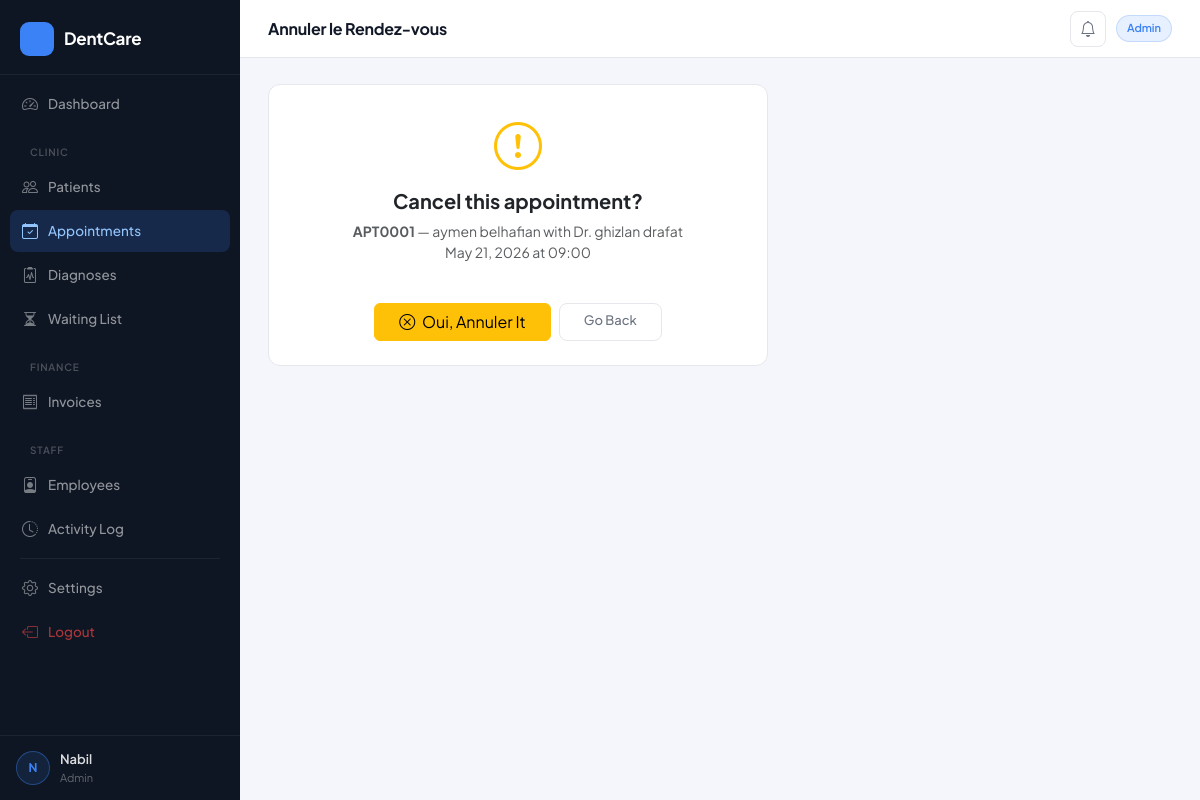
/appointments/2/cancel/ (signed in), run on the app's committed database.
### authentication/models.py (models this page shows, shortened)
class User(AbstractUser):
    class Role(models.TextChoices):
        ADMIN        = 'admin',        'Admin'
        DOCTOR       = 'doctor',       'Doctor'
        RECEPTIONIST = 'receptionist', 'Receptionist'
        PATIENT      = 'patient',      'Patient'
    role = models.CharField(
        max_length=20,
        choices=Role.choices,
        default=Role.PATIENT,
    )
    phone = models.CharField(max_length=20, blank=True)
    address = models.TextField(blank=True)
    profile_photo = models.ImageField(
        upload_to='profiles/', blank=True, null=True
    )

### clinic/models.py (models this page shows, shortened)
class Appointment(models.Model):
    class Status(models.TextChoices):
        PENDING   = 'pending',   'Pending'
        CONFIRMED = 'confirmed', 'Confirmed'
        COMPLETED = 'completed', 'Completed'
        CANCELLED = 'cancelled', 'Cancelled'
    apt_id = models.CharField(max_length=10, unique=True, editable=False)
    patient = models.ForeignKey(
        Patient, on_delete=models.CASCADE, related_name='appointments'
    )
    doctor = models.ForeignKey(
        Employee, on_delete=models.CASCADE, related_name='appointments',
        limit_choices_to={'user__role': 'doctor'}
    )
    date       = models.DateField()
    start_time = models.TimeField()
    end_time   = models.TimeField()
    reason     = models.CharField(max_length=255, blank=True)
    notes      = models.TextField(blank=True)
    email      = models.EmailField(blank=True)
    phone      = models.CharField(max_length=20, blank=True)
    status     = models.CharField(max_length=10, choices=Status.choices, default=Status.PENDING)
    created_at = models.DateTimeField(auto_now_add=True)
    class Meta:
        ordering = ['-date', '-start_time']

class Patient(models.Model):
    class Gender(models.TextChoices):
        MALE   = 'male',   'Male'
        FEMALE = 'female', 'Female'
        OTHER  = 'other',  'Other'
    class BloodGroup(models.TextChoices):
        A_POS  = 'A+',  'A+'
        A_NEG  = 'A-',  'A-'
        B_POS  = 'B+',  'B+'
        B_NEG  = 'B-',  'B-'
        O_POS  = 'O+',  'O+'
        O_NEG  = 'O-',  'O-'
        AB_POS = 'AB+', 'AB+'
        AB_NEG = 'AB-', 'AB-'
    user          = models.OneToOneField(
        'authentication.User',
        on_delete=models.SET_NULL,
        null=True, blank=True,
        related_name='patient_profile'
    )
    first_name    = models.CharField(max_length=100)
    last_name     = models.CharField(max_length=100)
    email         = models.EmailField(unique=True)
    phone         = models.CharField(max_length=20)
    date_of_birth = models.DateField()
    gender        = models.CharField(max_length=10, choices=Gender.choices)
    blood_group   = models.CharField(max_length=5, choices=BloodGroup.choices, blank=True)
    address       = models.TextField(blank=True)
    city          = models.CharField(max_length=100, blank=True)
    country       = models.CharField(max_length=100, blank=True, default='USA')
    state_province = models.CharField(max_length=100, blank=True, default='California')
    postal_code   = models.CharField(max_length=20, blank=True)
    avatar        = models.ImageField(upload_to='avatars/', blank=True, null=True)
    allergies     = models.TextField(blank=True)
    medical_notes = models.TextField(blank=True)
    created_at    = models.DateTimeField(auto_now_add=True)
    updated_at    = models.DateTimeField(auto_now=True)
    class Meta:
        ordering = ['-created_at']
    def get_full_name(self):
        return f"{self.first_name} {self.last_name}"

class Employee(models.Model):
    class Department(models.TextChoices):
        DENTISTRY    = 'dentistry',    'Dentistry'
        ORTHODONTICS = 'orthodontics', 'Orthodontics'
        RECEPTION    = 'reception',    'Reception'
        ADMIN        = 'admin',        'Admin'
    class Status(models.TextChoices):
        ACTIVE   = 'active',   'Active'
        INACTIVE = 'inactive', 'Inactive'
    emp_id     = models.CharField(max_length=10, unique=True, editable=False)
    user       = models.OneToOneField(
        'authentication.User',
        on_delete=models.CASCADE,
        related_name='employee_profile'
    )
    department = models.CharField(max_length=20, choices=Department.choices)
    position   = models.CharField(max_length=100)
    salary     = models.DecimalField(max_digits=10, decimal_places=2, default=0)
    hire_date  = models.DateField()
    status     = models.CharField(max_length=10, choices=Status.choices, default=Status.ACTIVE)
    notes      = models.TextField(blank=True)
    created_at = models.DateTimeField(auto_now_add=True)
    class Meta:
        ordering = ['emp_id']

### clinic/views.py (the view, shortened to what this page needs)
# urls.py: path('appointments/<int:pk>/cancel/',         views.appointment_cancel,     name='appointment_cancel'),
@staff_required
def appointment_cancel(request, pk):
    appointment = get_object_or_404(Appointment, pk=pk)
    return render(request, 'clinic/appointments/confirm_cancel.html', {
        'appointment': appointment
    })

### clinic/utils.py (called while the page is built)
def staff_required(view_func):
    @wraps(view_func)
    def wrapper(request, *args, **kwargs):
        if not request.user.is_authenticated:
            return redirect('authentication:login')
        if request.user.role not in ('admin', 'doctor', 'receptionist'):
            messages.error(request, "You don't have permission to access this area.")
            return redirect('home:home')
        return view_func(request, *args, **kwargs)
    return wrapper

### templates/clinic/appointments/confirm_cancel.html (shortened to what this page needs)
{% extends 'base.html' %}
{% block page_title %}Annuler le Rendez-vous{% endblock %}
{% block content %}
<div class="card p-4" style="max-width: 500px;">
    <div class="text-center mb-4">
        <div style="font-size: 3rem;" class="text-warning">
            <i class="bi bi-exclamation-circle"></i>
        </div>
        <h5 class="fw-bold mt-2">Cancel this appointment?</h5>
        <p class="text-muted">
            <strong>{{ appointment.apt_id }}</strong> —
            {{ appointment.patient.get_full_name }} with
            Dr. {{ appointment.doctor.user.get_full_name }}<br>
            {{ appointment.date }} at {{ appointment.start_time|time:"H:i" }}
        </p>
    </div>
    <form method="POST" class="d-flex gap-2 justify-content-center">
        <button type="submit" class="btn btn-warning px-4">
            <i class="bi bi-x-circle me-1"></i> Oui, Annuler It
        </button>
        <a href="{% url 'clinic:appointment_list' %}" class="btn btn-outline-secondary px-4">
            Go Back
        </a>
    </form>
</div>
{% endblock %}

### templates/base.html (shortened to what this page needs)
<!DOCTYPE html>
<html lang="en">
<head>
    <link href="https://cdn.jsdelivr.net/npm/bootstrap@5.3.0/dist/css/bootstrap.min.css" rel="stylesheet">
    <link href="https://cdn.jsdelivr.net/npm/bootstrap-icons@1.11.0/font/bootstrap-icons.css" rel="stylesheet">
</head>
<body>
{% if user.is_authenticated %}
<div class="sidebar">
    <div class="sidebar-brand">
        <div class="brand-icon"></div>
        <span class="brand-name">DentCare</span>
    </div>
    <div class="sidebar-nav">
        <a href="{% url 'clinic:dashboard' %}" class="nav-link {% if request.resolver_match.url_name == 'dashboard' %}active{% endif %}">
            <i class="bi bi-speedometer2"></i> Dashboard
        </a>
        {% if user.role == 'admin' or user.role == 'receptionist' or user.role == 'doctor' %}
        <div class="nav-section-label">Clinic</div>
        <a href="{% url 'clinic:patient_list' %}" class="nav-link {% if 'patient' in request.resolver_match.url_name %}active{% endif %}">
            <i class="bi bi-people"></i> Patients
        </a>
        <a href="{% url 'clinic:appointment_list' %}" class="nav-link {% if 'appointment' in request.resolver_match.url_name %}active{% endif %}">
            <i class="bi bi-calendar-check"></i> Appointments
        </a>
        {% endif %}
        {% if user.role == 'admin' or user.role == 'doctor' %}
        <a href="{% url 'clinic:diagnosis_list' %}" class="nav-link {% if 'diagnosis' in request.resolver_match.url_name %}active{% endif %}">
            <i class="bi bi-clipboard2-pulse"></i> Diagnoses
        </a>
        {% endif %}
        {% if user.role == 'admin' or user.role == 'receptionist' %}
        <a href="{% url 'clinic:waiting_list' %}" class="nav-link {% if 'waiting' in request.resolver_match.url_name %}active{% endif %}">
            <i class="bi bi-hourglass-split"></i> Waiting List
        </a>
        {% endif %}
        {% if user.role == 'admin' %}
        <div class="nav-section-label">Finance</div>
        <a href="{% url 'billing:payslip_list' %}" class="nav-link {% if 'payslip' in request.resolver_match.url_name %}active{% endif %}">
            <i class="bi bi-receipt"></i> Invoices
        </a>
        <div class="nav-section-label">Staff</div>
        <a href="{% url 'clinic:employee_list' %}" class="nav-link {% if 'employee' in request.resolver_match.url_name %}active{% endif %}">
            <i class="bi bi-person-badge"></i> Employees
        </a>
        <a href="{% url 'clinic:activity_logs' %}" class="nav-link {% if 'activity' in request.resolver_match.url_name %}active{% endif %}">
            <i class="bi bi-clock-history"></i> Activity Log
        </a>
        {% endif %}
        <div class="sidebar-divider"></div>
        <a href="{% url 'clinic:settings' %}" class="nav-link {% if 'settings' in request.resolver_match.url_name %}active{% endif %}">
            <i class="bi bi-gear"></i> Settings
        </a>
        <a href="{% url 'authentication:logout' %}" class="nav-link" style="color: rgba(239,68,68,.7);">
            <i class="bi bi-box-arrow-left"></i> Logout
        </a>
    </div>
    <div class="sidebar-footer">
        <div class="sidebar-user">
            <div class="user-avatar">
                {{ user.first_name.0|default:user.username.0|upper }}{{ user.last_name.0|upper }}
            </div>
            <div style="min-width:0">
                <div class="user-name">{{ user.get_full_name|default:user.username }}</div>
                <div class="user-role">{{ user.role|title }}</div>
            </div>
        </div>
    </div>
</div>
<div class="main-content">
    <div class="topbar">
        <span class="topbar-title">{% block page_title %}Dashboard{% endblock %}</span>
        <div class="topbar-actions">
            <a href="#" class="topbar-btn"><i class="bi bi-bell"></i></a>
            <span class="role-badge">{{ user.role|title }}</span>
        </div>
    </div>
    <div class="page-body">
        {% block content %}{% endblock %}
    </div>
</div>
{% else %}
    {% block auth_content %}{% endblock %}
{% endif %}
</body>
</html>

### templates/base.html (style rules this page uses)
:root { --sidebar-bg: #0f1623; --sidebar-width: 240px; --accent: #3b82f6; --accent-soft: rgba(59,130,246,.12); --page-bg: #f4f6fb; --card-bg: #ffffff; --text-main: #111827; --text-muted: #6b7280; --border: #e5e7eb; --nav-text: rgba(255,255,255,.55); --nav-hover: rgba(255,255,255,.08); --nav-active-bg: rgba(59,130,246,.18); --nav-active: #93c5fd; }
* { box-sizing: border-box; }
body { font-family: 'Plus Jakarta Sans', sans-serif; background: var(--page-bg); color: var(--text-main); font-size: 14px; }
.sidebar { width: var(--sidebar-width); min-height: 100vh; background: var(--sidebar-bg); position: fixed; top: 0; left: 0; z-index: 200; display: flex; flex-direction: column; }
.sidebar-brand { padding: 22px 20px 18px; border-bottom: 1px solid rgba(255,255,255,.06); display: flex; align-items: center; gap: 10px; }
.brand-icon { width: 34px; height: 34px; background: var(--accent); border-radius: 9px; display: flex; align-items: center; justify-content: center; font-size: 16px; color: #fff; flex-shrink: 0; }
.brand-name { font-size: 17px; font-weight: 700; color: #fff; letter-spacing: -.3px; }
.nav-section-label { font-size: 10px; font-weight: 600; letter-spacing: .08em; text-transform: uppercase; color: rgba(255,255,255,.25); padding: 18px 20px 6px; }
.sidebar-nav { flex: 1; padding: 8px 10px; overflow-y: auto; }
.sidebar-nav .nav-link { display: flex; align-items: center; gap: 10px; color: var(--nav-text); padding: 9px 12px; border-radius: 8px; margin-bottom: 2px; font-size: 13.5px; font-weight: 500; transition: background .15s, color .15s; text-decoration: none; }
.sidebar-nav .nav-link i { font-size: 16px; flex-shrink: 0; opacity: .8; }
.sidebar-nav .nav-link.active { background: var(--nav-active-bg); color: var(--nav-active); }
.sidebar-nav .nav-link.active i { opacity: 1; }
.sidebar-divider { border-top: 1px solid rgba(255,255,255,.06); margin: 8px 10px; }
.sidebar-footer { padding: 14px 16px; border-top: 1px solid rgba(255,255,255,.06); }
.sidebar-user { display: flex; align-items: center; gap: 10px; }
.user-avatar { width: 34px; height: 34px; background: var(--accent-soft); border: 1.5px solid rgba(59,130,246,.4); border-radius: 50%; display: flex; align-items: center; justify-content: center; font-size: 12px; font-weight: 700; color: var(--accent); flex-shrink: 0; }
.user-name { font-size: 13px; font-weight: 600; color: rgba(255,255,255,.85); white-space: nowrap; overflow: hidden; text-overflow: ellipsis; }
.user-role { font-size: 11px; color: rgba(255,255,255,.35); }
.main-content { margin-left: var(--sidebar-width); min-height: 100vh; display: flex; flex-direction: column; }
.topbar { background: var(--card-bg); border-bottom: 1px solid var(--border); padding: 0 28px; height: 58px; display: flex; align-items: center; justify-content: space-between; position: sticky; top: 0; z-index: 100; }
.topbar-title { font-size: 16px; font-weight: 700; color: var(--text-main); letter-spacing: -.2px; }
.topbar-actions { display: flex; align-items: center; gap: 10px; }
.topbar-btn { width: 36px; height: 36px; background: transparent; border: 1px solid var(--border); border-radius: 8px; display: flex; align-items: center; justify-content: center; cursor: pointer; color: var(--text-muted); font-size: 16px; transition: background .15s, border-color .15s; text-decoration: none; }
.role-badge { padding: 4px 10px; border-radius: 20px; font-size: 11px; font-weight: 600; text-transform: capitalize; background: var(--accent-soft); color: var(--accent); border: 1px solid rgba(59,130,246,.2); }
.page-body { padding: 26px 28px; flex: 1; }
.card { background: var(--card-bg); border: 1px solid var(--border); border-radius: 12px; box-shadow: none; }
.btn-outline-secondary { font-size: 13px; font-weight: 500; padding: 7px 14px; border-radius: 8px; border-color: var(--border); color: var(--text-muted); }

### data on the page
User: first_name.0 "N", get_full_name "Nabil", role "Admin"
Appointment: apt_id "APT0001", patient.get_full_name "aymen belhafian", doctor.user.get_full_name "ghizlan drafat", date "May 21, 2026", start_time "09:00"
